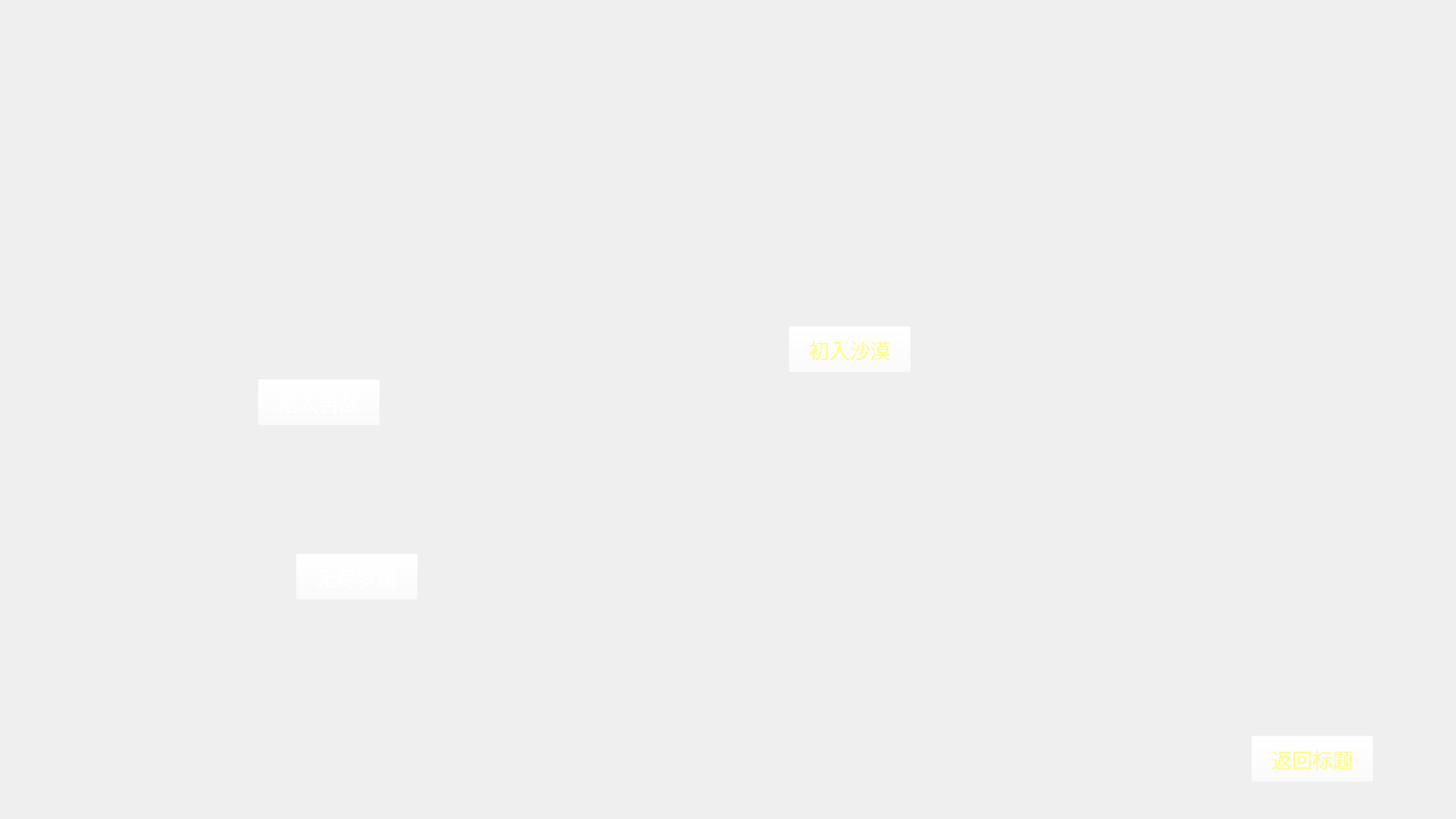
<?xml version="1.0" encoding="UTF-8"?>
<ui version="4.0">
 <class>AdventureScene</class>
 <widget class="QWidget" name="AdventureScene">
  <property name="geometry">
   <rect>
    <x>0</x>
    <y>0</y>
    <width>1920</width>
    <height>1080</height>
   </rect>
  </property>
  <property name="windowTitle">
   <string>Form</string>
  </property>
  <widget class="QLabel" name="label">
   <property name="geometry">
    <rect>
     <x>0</x>
     <y>0</y>
     <width>1920</width>
     <height>1080</height>
    </rect>
   </property>
   <property name="font">
    <font>
     <stylestrategy>PreferDefault</stylestrategy>
    </font>
   </property>
   <property name="text">
    <string/>
   </property>
   <property name="pixmap">
    <pixmap resource="rc.qrc">:/images/adventure</pixmap>
   </property>
  </widget>
  <widget class="QPushButton" name="level1Button">
   <property name="geometry">
    <rect>
     <x>1040</x>
     <y>430</y>
     <width>161</width>
     <height>61</height>
    </rect>
   </property>
   <property name="font">
    <font>
     <pointsize>20</pointsize>
    </font>
   </property>
   <property name="cursor">
    <cursorShape>PointingHandCursor</cursorShape>
   </property>
   <property name="styleSheet">
    <string notr="true">background-color: rgba(255, 255, 255, 0);
color: rgb(255, 255, 127);</string>
   </property>
   <property name="text">
    <string>初入沙漠</string>
   </property>
  </widget>
  <widget class="QPushButton" name="level2Button">
   <property name="geometry">
    <rect>
     <x>340</x>
     <y>500</y>
     <width>161</width>
     <height>61</height>
    </rect>
   </property>
   <property name="font">
    <font>
     <pointsize>20</pointsize>
    </font>
   </property>
   <property name="cursor">
    <cursorShape>PointingHandCursor</cursorShape>
   </property>
   <property name="styleSheet">
    <string notr="true">background-color: rgba(255, 255, 255, 0);
color: rgb(255, 255, 255);</string>
   </property>
   <property name="text">
    <string>陷入苦战</string>
   </property>
  </widget>
  <widget class="QPushButton" name="level3Button">
   <property name="geometry">
    <rect>
     <x>390</x>
     <y>730</y>
     <width>161</width>
     <height>61</height>
    </rect>
   </property>
   <property name="font">
    <font>
     <pointsize>20</pointsize>
    </font>
   </property>
   <property name="cursor">
    <cursorShape>PointingHandCursor</cursorShape>
   </property>
   <property name="styleSheet">
    <string notr="true">background-color: rgba(255, 255, 255, 0);
color: rgb(255, 255, 255);</string>
   </property>
   <property name="text">
    <string>无尽梦魇</string>
   </property>
  </widget>
  <widget class="QPushButton" name="titleButton">
   <property name="geometry">
    <rect>
     <x>1650</x>
     <y>970</y>
     <width>161</width>
     <height>61</height>
    </rect>
   </property>
   <property name="font">
    <font>
     <pointsize>20</pointsize>
    </font>
   </property>
   <property name="cursor">
    <cursorShape>PointingHandCursor</cursorShape>
   </property>
   <property name="styleSheet">
    <string notr="true">background-color: rgba(255, 255, 255, 0);
color: rgb(255, 255, 127);</string>
   </property>
   <property name="text">
    <string>返回标题</string>
   </property>
  </widget>
 </widget>
 <resources>
  <include location="rc.qrc"/>
 </resources>
 <connections/>
</ui>
